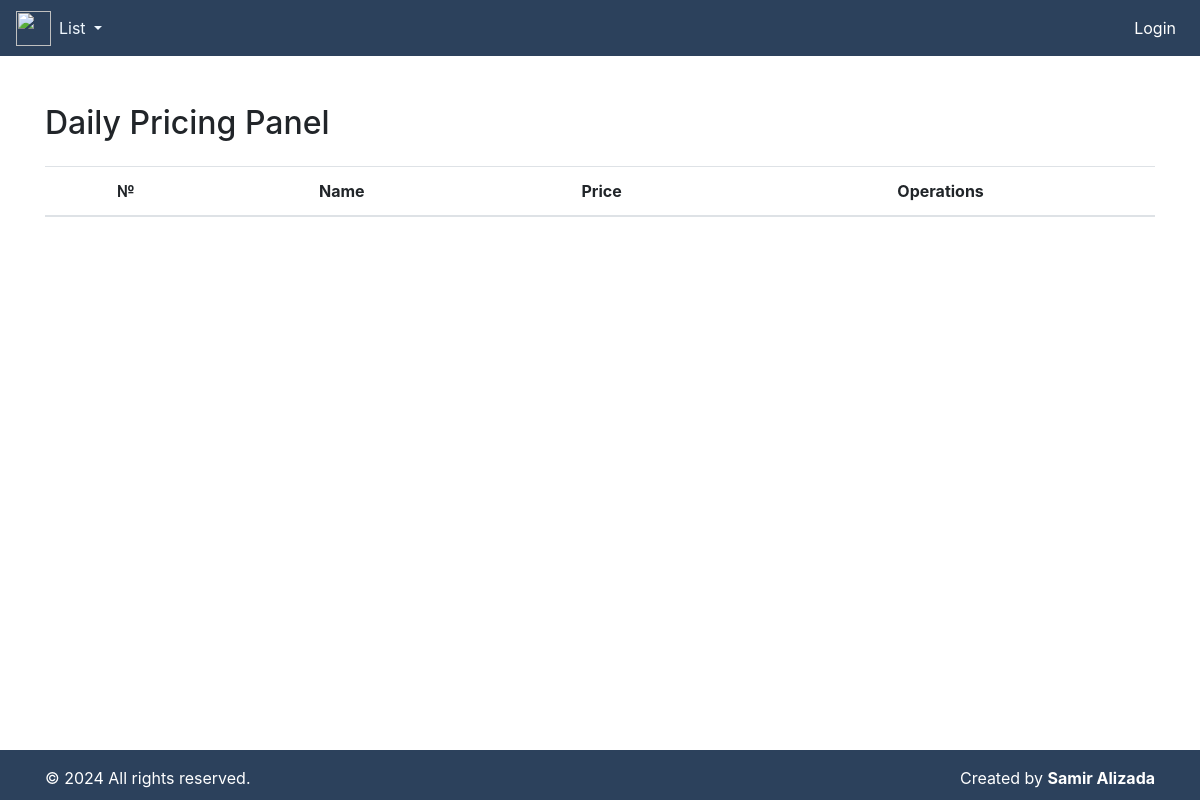
The page /dailypricing-panel/ on the database as committed earlier.
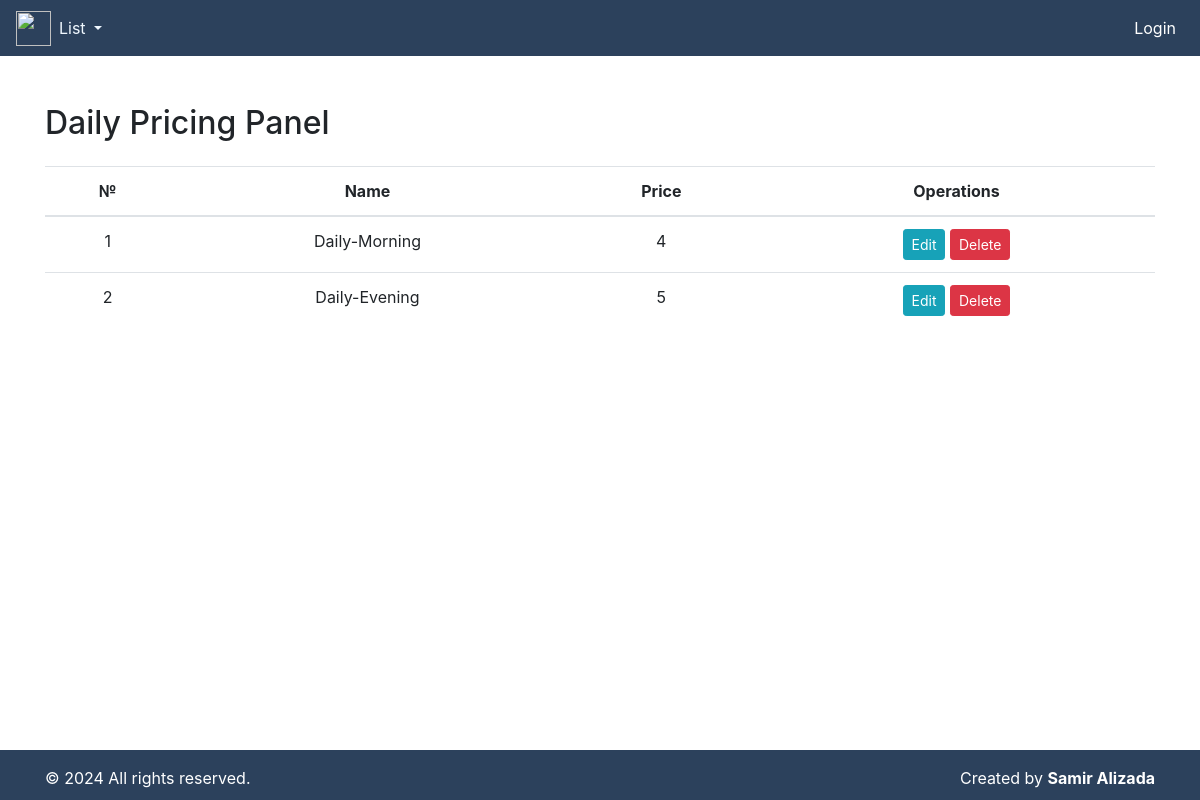
The same page on the database as committed later.
### fitness/models.py (models this page shows, shortened)
class DailyPricing(models.Model):
    name = models.CharField(max_length=30, null=True)
    price = models.IntegerField()

### fitness/views.py (the view)
# urls.py: path('dailypricing-panel/', dailypricing_panel, name='dailypricing_panel'),
def dailypricing_panel(request):
    dailypricings = DailyPricing.objects.all().order_by('price')
    return render(request, 'dailypricing_panel.html', {'dailypricings': dailypricings})

### templates/dailypricing_panel.html (shortened to what this page needs)
{% include "index.html" %}
{% block content %}
<div class="container mt-5">
    <h2 class="mb-4">Daily Pricing Panel</h2>
    <table class="table text-center">
        <thead>
            <tr>
                <th scope="col">№</th>
                <th scope="col">Name</th>
                <th scope="col">Price</th>
                <th scope="col">Operations</th>
            </tr>
        </thead>
        <tbody>
            {% for dailypricing in dailypricings %}
            <tr>
                <td>{{ forloop.counter }}</td>
                <td>{{ dailypricing.name }}</td>
                <td>{{ dailypricing.price }}</td>
                <td>
                    <a href="{% url 'update_dailypricing' dailypricing.pk %}" class="btn btn-sm btn-info">Edit</a>
                    <a href="{% url 'delete_dailypricing' dailypricing.pk %}" class="btn btn-sm btn-danger" onclick="return confirm('Are you sure you want to delete this monthly pricing?')">Delete</a>
                </td>
            </tr>
            {% endfor %}
        </tbody>
    </table>
</div>
{% endblock content %}

### templates/index.html (shortened to what this page needs)
<!DOCTYPE html>
<html lang="en">
    <head>
        <link rel="stylesheet" href="https://cdn.jsdelivr.net/npm/bootstrap@4.0.0/dist/css/bootstrap.min.css"
>
        <link href="https://cdn.jsdelivr.net/npm/select2@4.1.0-rc.0/dist/css/select2.min.css" rel="stylesheet" />
    </head>
    <body style="height: 100%; width: 100%;">
        {% include 'navbar.html' %}
        <footer class="footer mt-auto py-3 text-white">
            <div class="container">
                <div class="row">
                    <div class="col-md-6 text-left">
                        <span>
                            &copy; 2024 All rights reserved.
                        </span>
                    </div>
                    <div class="col-md-6 text-right">
                        <span>
                            Created by <strong>Samir Alizada</strong>
                        </span>
                    </div>
                </div>
            </div>
        </footer>
    </body>
</html>

### templates/navbar.html (shortened to what this page needs)
<!DOCTYPE html>
<html lang="en">
    <head>
        <link rel="stylesheet" href="https://cdn.jsdelivr.net/npm/bootstrap@4.0.0/dist/css/bootstrap.min.css"
>
        <link href="https://cdn.jsdelivr.net/npm/select2@4.1.0-rc.0/dist/css/select2.min.css" rel="stylesheet" />
    </head>
    <body>
        <nav class="navbar navbar-expand-lg navbar-light bg-dark">
            <a href="{% url 'student_list' %}"><img src="https://previews.123rf.com/images/bogadeva1983/bogadeva19832107/bogadeva1983210700005/171787253-fitness-club-or-gym-logo-emblem-fist-holds-barbell-and-inscription-gym-isolated-on-white-vector.jpg" alt="" style="height: 35px; width: 35px;"></a>
            <div class="collapse navbar-collapse" id="navbarNavDropdown">
                <ul class="navbar-nav">
                    <li class="nav-item dropdown">
                        <a class="nav-link dropdown-toggle" style="color: aliceblue;" href="#"
                            id="navbarDropdownMenuLink" data-toggle="dropdown" aria-haspopup="true"
                            aria-expanded="false">
                            List
                        </a>
                    </li>
                </ul>
                {% if user.is_authenticated %}
                <ul class="navbar-nav ml-auto">
                    <li class="nav-item dropdown">
                        <a class="nav-link dropdown-toggle" style="color: aliceblue;" href="#"
                            id="navbarDropdownMenuLinkk" data-toggle="dropdown" aria-haspopup="true"
                            aria-expanded="false">
                            Add
                        </a>
                        <div class="dropdown-menu" aria-labelledby="navbarDropdownMenuLink">
                            <a class="dropdown-item" href="{% url 'add_monthlypricing' %}">Month</a>
                            <a class="dropdown-item" href="{% url 'add_dailypricing' %}">Daily</a>
                            <a class="dropdown-item" href="{% url 'add_trainer' %}">Trainer</a>
                            <a class="dropdown-item" href="{% url 'add_student' %}">Student</a>
                            <a class="dropdown-item" href="{% url 'add_bar' %}">Bar Stock</a>
                            <a class="dropdown-item" href="{% url 'add_bar_sold' %}">Bar Sold</a>
                        </div>
                    </li>
                    <li class="nav-item dropdown">
                        <a class="nav-link dropdown-toggle" style="color: aliceblue;" href="#"
                            id="navbarDropdownMenuLinkkk" data-toggle="dropdown" aria-haspopup="true"
                            aria-expanded="false">
                            Panel
                        </a>
                        <div class="dropdown-menu" aria-labelledby="navbarDropdownMenuLink">
                            <a class="dropdown-item" href="{% url 'monthlypricing_panel' %}">Month</a>
                            <a class="dropdown-item" href="{% url 'dailypricing_panel' %}">Daily</a>
                            <a class="dropdown-item" href="{% url 'trainer_panel' %}">Trainer</a>
                            <a class="dropdown-item" href="{% url 'student_panel' %}">Student</a>
                            <a class="dropdown-item" href="{% url 'bar_panel' %}">Bar Stock</a>
                            <a class="dropdown-item" href="{% url 'bar_sold_panel' %}">Bar Sold</a>
                        </div>
                    </li>
                    <li class="nav-item">
                        <a class="nav-link" style="color: white;" href="{% url 'logout' %}">Logout</a>
                    </li>
                </ul>
                {% else %}
                <ul class="navbar-nav ml-auto">
                    <li class="nav-item">
                        <a class="nav-link" style="color: white;" href="{% url 'login' %}">Login</a>
                    </li>
                </ul>
                {% endif %}
            </div>
        </nav>
    </body>
</html>

### templates/index.html (style rules this page uses)
.footer { position: fixed; bottom: 0; width: 100%; background-color: rgb(44, 65, 92); color: white; text-align: center; padding: 10px 10; height: 50px; }

### templates/navbar.html (style rules this page uses)
.navbar { background-color: #2C415C !important; }

Rows that differ between the two databases and show on the page:
added DailyPricing: name "Daily-Morning", price "4"
added DailyPricing: name "Daily-Evening", price "5"
